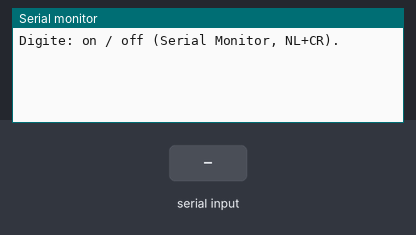
The sketch below on a simulated ESP8266 (NodeMCU). Shown: the last lines printed to the serial monitor. The test bench sets the inputs (shaded band). WiFi joins after 1.5 s; servers stay silent unless stated; no MQTT or app messages arrive unless stated.

Above: at 2.7 s.
2.8 s: "on\n" received over Serial
At 3.7 s:
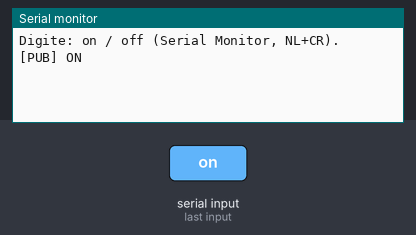
4.3 s: "off\n" received over Serial
At 4.8 s:
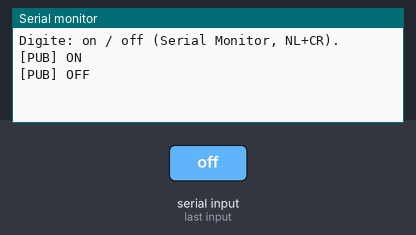

The sketch:

esp_01.ino
```cpp
#include <ESP8266WiFi.h>
#include <PubSubClient.h>

const char* WIFI_SSID = "SeuSSID";
const char* WIFI_PASS = "SuaSenha";
const char* MQTT_HOST = "test.mosquitto.org";
const int   MQTT_PORT = 1883;

const char* TOPIC_CMD = "lab/lampada/cmd";  // receptor assina aqui

WiFiClient net;
PubSubClient mqtt(net);

String cid() {
  char id[22];
  snprintf(id, sizeof(id), "ESP8266-SND-%06X", ESP.getChipId());
  return String(id);
}

void wifiConnect() {
  WiFi.mode(WIFI_STA);
  WiFi.begin(WIFI_SSID, WIFI_PASS);
  while (WiFi.status() != WL_CONNECTED) delay(300);
}

void mqttConnect() {
  mqtt.setServer(MQTT_HOST, MQTT_PORT);
  while (!mqtt.connected()) {
    if (!mqtt.connect(cid().c_str())) { delay(1500); }
  }
}

void pubCmd(const char* msg) {
  mqtt.publish(TOPIC_CMD, msg, false);
  Serial.print("[PUB] "); Serial.println(msg);
}

void setup() {
  Serial.begin(115200);
  wifiConnect();
  mqttConnect();
  Serial.println("Digite: on / off (Serial Monitor, NL+CR).");
}

void loop() {
  if (!mqtt.connected()) mqttConnect();
  mqtt.loop();

  // Comando via Serial
  if (Serial.available()) {
    String s = Serial.readStringUntil('\n'); s.trim(); s.toLowerCase();
    if (s == "on")  pubCmd("ON");
    if (s == "off") pubCmd("OFF");
  }
}
```

Measured:
- after the input at 2.8 s, the serial monitor: prints a new line at once (image 1)
- after the input at 4.3 s, the serial monitor: prints a new line at once (image 2)
